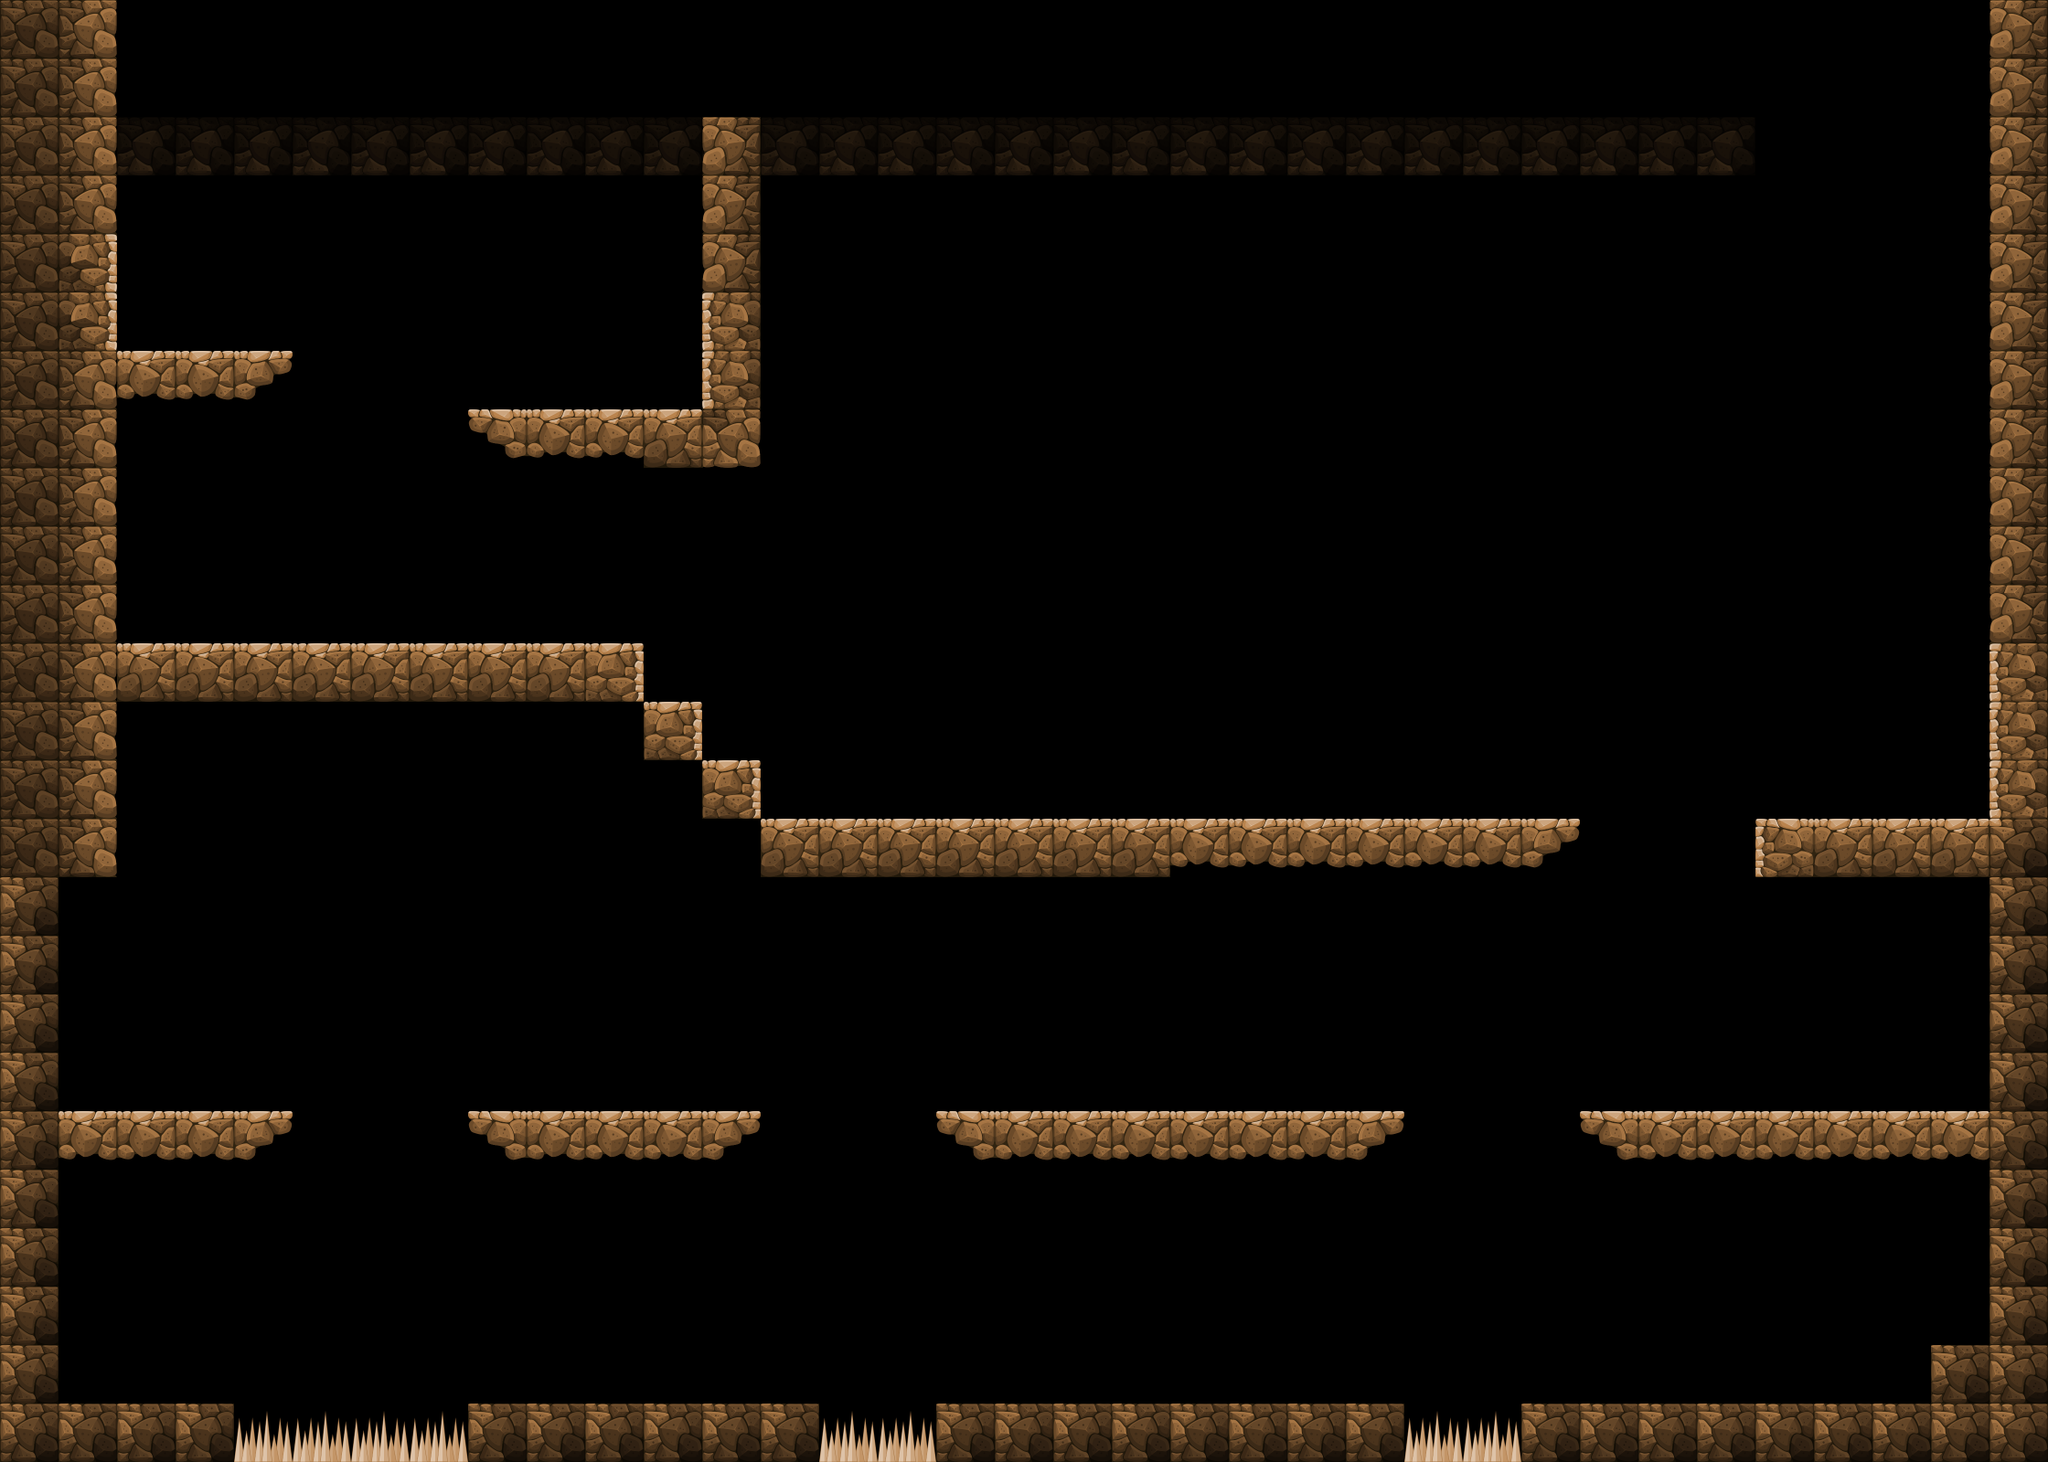

This game map was drawn from its Tiled (.tmx) file and the tilesets committed beside it. A one-line description and the trimmed map source follow:
An orthogonal 35x25 tile map with 64x64 px tiles, 4 tile layers (Hintergrund, LevelBackground, LevelMiddleground, LevelFrontground) and 9 objects (4x Crystal, 3x Enemy, Player, LevelExit).

<map version="1.0" orientation="orthogonal" renderorder="right-down" width="35" height="25" tilewidth="64" tileheight="64" nextobjectid="19">
 <tileset firstgid="1" source="minetiles.tsx" />
 <layer name="Hintergrund" width="35" height="25">
  <data>[875 cells, 98 non-empty, 2 distinct tile ids]</data>
 </layer>
 <layer name="LevelBackground" width="35" height="25">
  <data>[875 cells, 0 non-empty, 0 distinct tile ids]</data>
 </layer>
 <layer name="LevelMiddleground" width="35" height="25">
  <data>[875 cells, 0 non-empty, 0 distinct tile ids]</data>
 </layer>
 <layer name="LevelFrontground" width="35" height="25">
  <data>[875 cells, 165 non-empty, 15 distinct tile ids]</data>
 </layer>
 <objectgroup name="Entities">
  <object id="1" name="Player" type="Player" x="134.667" y="241" width="135" height="135">
   <properties>
    <property name="spawnX" value="200" />
    <property name="spawnY" value="241" />
   </properties>
  </object>
  <object id="8" name="Enemy" type="Enemy" x="725.333" y="566.667" width="982.667" height="322.333">
   <properties>
    <property name="spawnX" value="1200" />
    <property name="spawnY" value="600" />
   </properties>
  </object>
  <object id="9" name="Crystal" type="Crystal" x="583.333" y="360.667" width="94" height="79">
   <properties>
    <property name="crystal_type" value="small" />
   </properties>
  </object>
  <object id="10" name="Crystal" type="Crystal" x="2013" y="811" width="94" height="79">
   <properties>
    <property name="crystal_type" value="normal" />
   </properties>
  </object>
  <object id="14" name="LevelExit" type="LevelExit" x="1934" y="1377.33" width="135" height="150" />
  <object id="15" name="Crystal" type="Crystal" x="624.667" y="1129.5" width="94" height="79">
   <properties>
    <property name="crystal_type" value="big" />
   </properties>
  </object>
  <object id="16" name="Crystal" type="Crystal" x="1245" y="1449.83" width="94" height="79">
   <properties>
    <property name="crystal_type" value="normal" />
   </properties>
  </object>
  <object id="17" name="Enemy" type="Enemy" x="1026.67" y="1002.67" width="513.333" height="210.5">
   <properties>
    <property name="spawnX" value="1200" />
    <property name="spawnY" value="1050" />
   </properties>
  </object>
  <object id="18" name="Enemy" type="Enemy" x="68.6668" y="1000.08" width="250" height="210.5">
   <properties>
    <property name="spawnX" value="120" />
    <property name="spawnY" value="1050" />
   </properties>
  </object>
 </objectgroup>
</map>
